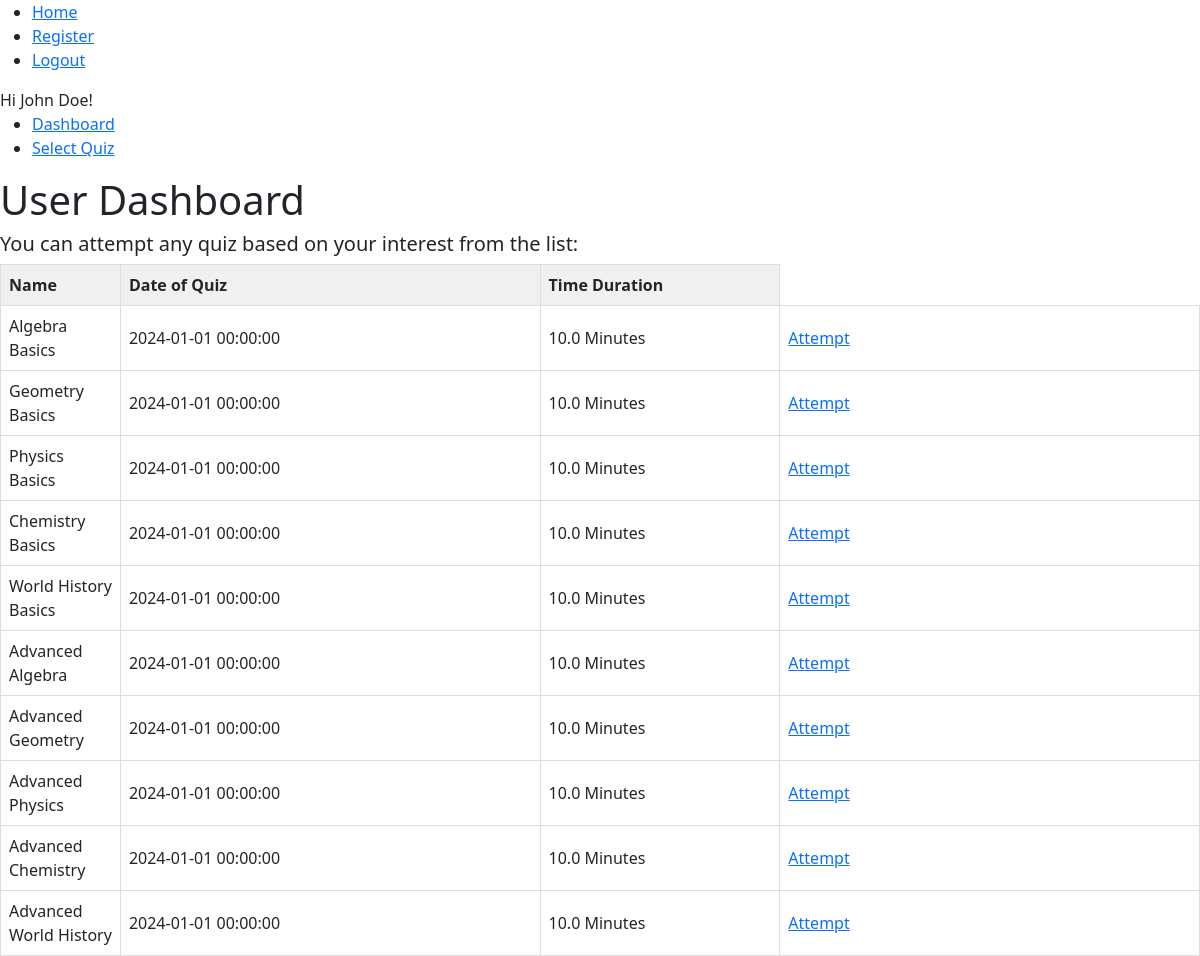
Page /dashboard (signed in) on the committed database.
### app/models.py (models this page shows, shortened)
class User(db.Model, UserMixin):
    id = db.Column(db.Integer, primary_key=True)
    username = db.Column(db.String(80), unique=True, nullable= False)
    password_hash = db.Column(db.String(200),nullable=False)
    fullname = db.Column(db.String(100),nullable=False)
    qualification = db.Column(db.String)
    dob = db.Column(db.Date)
    scores = db.relationship('Score', backref = 'user', lazy=True)

class Quiz(db.Model):
    id = db.Column(db.Integer, primary_key=True)
    name = db.Column(db.String(100), nullable=False)
    date_of_quiz = db.Column(db.DateTime)
    time_duration = db.Column(db.Integer, default = 0)
    chapter_id = db.Column(db.Integer,db.ForeignKey('chapter.id'), nullable=False)
    questions = db.relationship('Question', backref='quiz', lazy=True)

### app/routes.py (the view)
@app.route("/dashboard")
@login_required
def dashboard():
    quizzes = Quiz.query.all()
    return render_template("user/dashboard.html", quizzes=quizzes)

### app/routes.py (called while the page is built)
@login_manager.user_loader
def load_user(user_id):
    return User.query.get(user_id)

### app/templates/user/dashboard.html (shortened to what this page needs)
{% extends 'layout.html' %}
{% block content %}
    <h1>User Dashboard</h1>
    <div>
        <h5>You can attempt any quiz based on your interest from the list:</h5>
        <table>
            <thead>
                <tr>
                    <th>Name</th>
                    <th>Date of Quiz</th>
                    <th>Time Duration</th>
                </tr>
            </thead>
            <tbody>
                {% for quiz in quizzes %}
                <tr>
                    <td>{{quiz.name}}</td>
                    <td>{{ quiz.date_of_quiz}}</td>
                    <td>{{quiz.time_duration / 60}} Minutes</td>
                    <td>
                        <a href="{{url_for('attempt_quiz', quiz_id=quiz.id)}}">Attempt</a>
                    </td>
                </tr>
                {% endfor %}
            </tbody>
        </table>
    </div>
{% endblock %}

### app/templates/layout.html (shortened to what this page needs)
<!doctype html>
<html>
  <head>
    {% block head %}
    <link href="https://cdn.jsdelivr.net/npm/bootstrap@5.3.3/dist/css/bootstrap.min.css" rel="stylesheet">
    <link rel="stylesheet" href="https://cdnjs.cloudflare.com/ajax/libs/font-awesome/6.7.2/css/all.min.css" />
    {% endblock %}
  </head>
  <body>
    <ul>
        <li><a href ="{{url_for('home')}}">Home</a></li>
        <li><a href = "{{url_for('register')}}">Register</a></li>
        {% if current_user.is_authenticated %}
        <li><a href = "{{url_for('logout')}}">Logout</a></li>
        {% else %}
        <li><a href = "{{url_for('login')}}">Login</a></li>
        {% endif %}
    </ul>
    <div id="content">
      {% if current_user.is_authenticated %}
      Hi {{ current_user.fullname }}!
      <ul>
        <li><a href="{{ url_for('dashboard') }}">Dashboard</a></li>
        <li><a href="{{ url_for('select_quiz') }}">Select Quiz</a></li>
      </ul>
      {% endif %}
        {% block content %}{% endblock %}
    </div>
  </body>
</html>

### app/templates/layout.html (style rules this page uses)
table { border-collapse : collapse; width: 100%; table-layout: fixed; }
th, td { border: 1px solid #ddd; padding: 8px; text-align: left; }
th { background-color: #f0f0f0; }
th:nth-child(1) { width: 10%; }
th:nth-last-child(1) { width: 20%; }

### rows in the picture
User: fullname "John Doe"
Quiz: name "Algebra Basics", date_of_quiz "2024-01-01 00:00:00", quiz.time_duration/60 "10.0"
Quiz: name "Geometry Basics", date_of_quiz "2024-01-01 00:00:00", quiz.time_duration/60 "10.0"
Quiz: name "Physics Basics", date_of_quiz "2024-01-01 00:00:00", quiz.time_duration/60 "10.0"
Quiz: name "Chemistry Basics", date_of_quiz "2024-01-01 00:00:00", quiz.time_duration/60 "10.0"
Quiz: name "World History Basics", date_of_quiz "2024-01-01 00:00:00", quiz.time_duration/60 "10.0"
Quiz: name "Advanced Algebra", date_of_quiz "2024-01-01 00:00:00", quiz.time_duration/60 "10.0"
Quiz: name "Advanced Geometry", date_of_quiz "2024-01-01 00:00:00", quiz.time_duration/60 "10.0"
Quiz: name "Advanced Physics", date_of_quiz "2024-01-01 00:00:00", quiz.time_duration/60 "10.0"
Quiz: name "Advanced Chemistry", date_of_quiz "2024-01-01 00:00:00", quiz.time_duration/60 "10.0"
Quiz: name "Advanced World History", date_of_quiz "2024-01-01 00:00:00", quiz.time_duration/60 "10.0"
